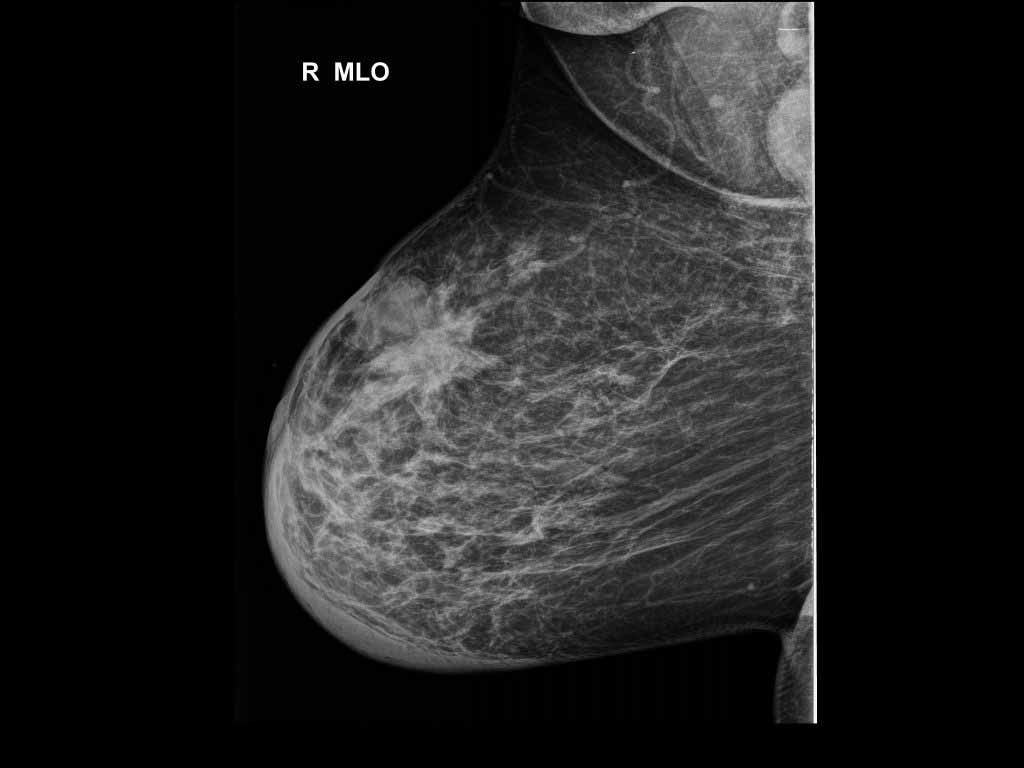
#> input picture imageprocessingpratice/monografi.jpg, 1024 x 768 px
$ python yeni.py
#> lines starting #> are read from the running program, lines starting #| are printed output that depends on the picture
import cv2
import matplotlib.pyplot as plt
import numpy as np
def fotonegative(foto):
    L=np.max(foto)
    negatif_foto=L-foto
    return negatif_foto
foto=cv2.imread("monografi.jpg",0)
#> foto is the input picture: shape (768, 1024); min 0, max 255, mean 30.4
cv2.imshow("foto1",foto)
negatif_foto=fotonegative(foto)
#> in fotonegative, `L=np.max(foto)`: L = 255
#> in fotonegative, `negatif_foto=L-foto`:
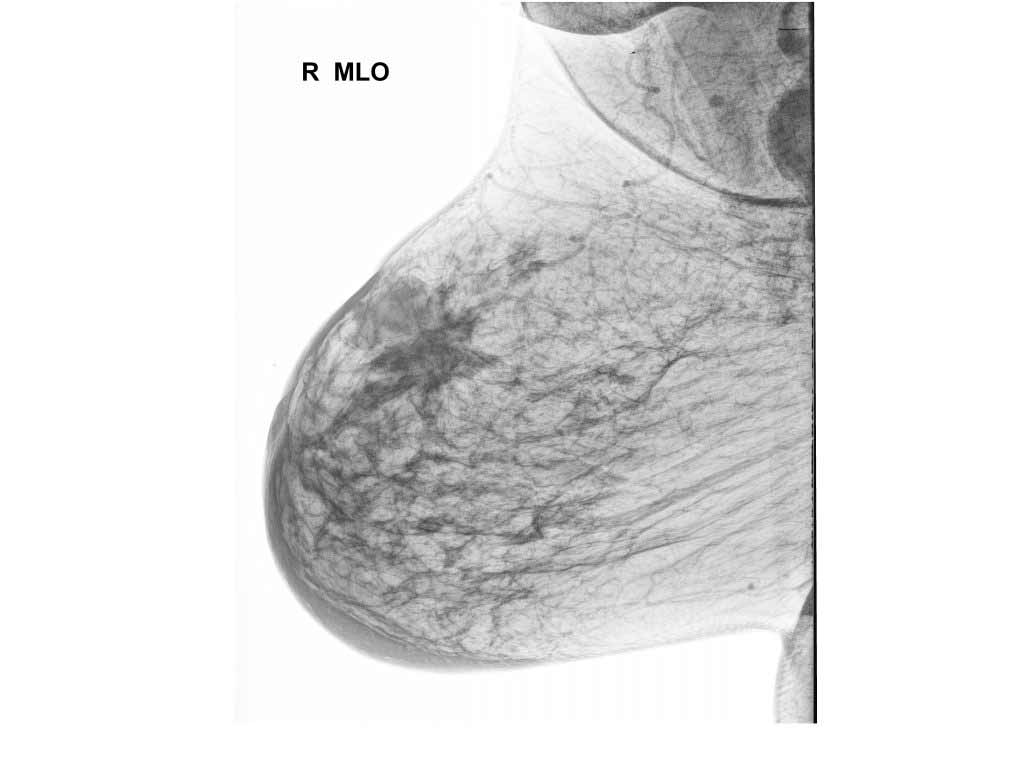
#> negatif_foto: shape (768, 1024); min 0, max 255, mean 224.6
plt.imshow(negatif_foto,cmap="gray")
plt.show()
